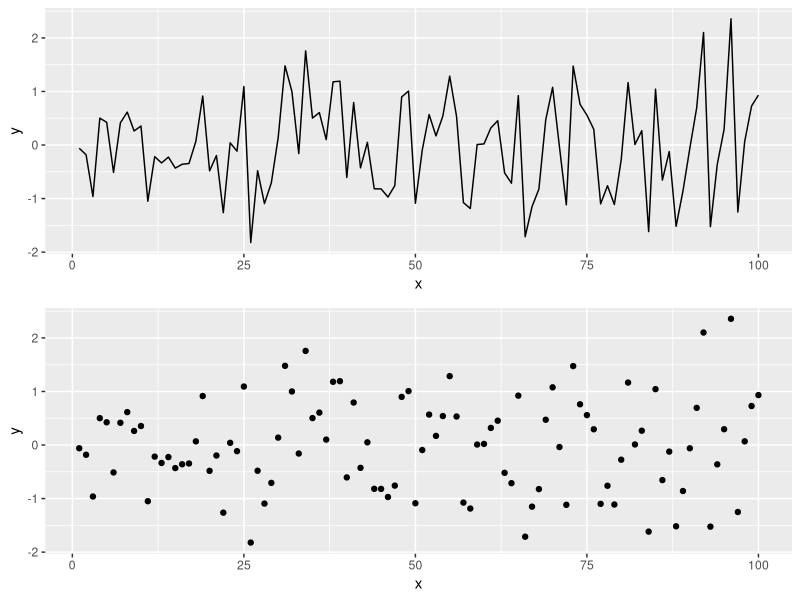

This figure's R source:
## ---- chunk 1
knitr::opts_chunk$set(echo = TRUE)
## ---- chunk 2
library(tidyverse)
library(gridExtra)
## ---- chunk 3
x <- seq(1:100)
y <- rnorm(100) # Generating data form a normal distribution with mean 0 and variance 1
data <- data.frame(x = x, y = y ) # Creating a data frame
p1 = ggplot(data, aes(x= x, y = y)) +
geom_line()
p2 = ggplot(data, aes(x= x, y = y)) +
geom_point()
grid.arrange(p1, p2)
